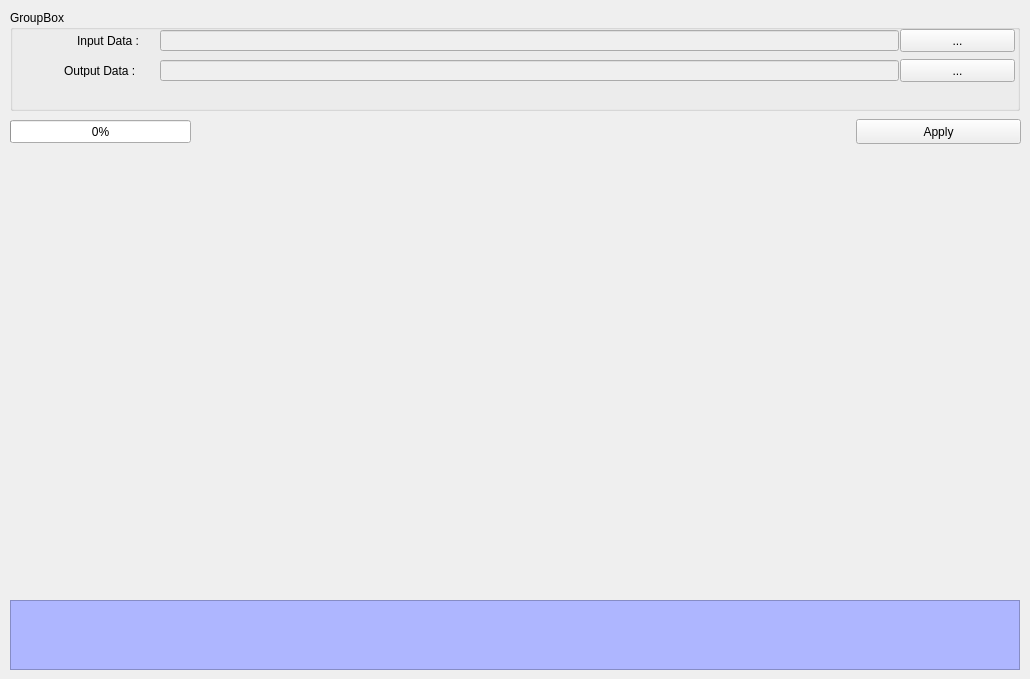
   <widget class="QWidget" name="tab_22">
    <attribute name="title">
     <string>Make ASC</string>
    </attribute>
    <widget class="QGroupBox" name="groupBox_26">
     <property name="geometry">
      <rect>
       <x>10</x>
       <y>10</y>
       <width>1010</width>
       <height>101</height>
      </rect>
     </property>
     <property name="title">
      <string>GroupBox</string>
     </property>
     <widget class="QLabel" name="label_68">
      <property name="geometry">
       <rect>
        <x>67</x>
        <y>25</y>
        <width>86</width>
        <height>12</height>
       </rect>
      </property>
      <property name="text">
       <string>Input Data :</string>
      </property>
     </widget>
     <widget class="QPushButton" name="btn_input_asc">
      <property name="geometry">
       <rect>
        <x>890</x>
        <y>19</y>
        <width>115</width>
        <height>23</height>
       </rect>
      </property>
      <property name="text">
       <string>...</string>
      </property>
     </widget>
     <widget class="QPushButton" name="btn_output_asc">
      <property name="geometry">
       <rect>
        <x>890</x>
        <y>49</y>
        <width>115</width>
        <height>23</height>
       </rect>
      </property>
      <property name="text">
       <string>...</string>
      </property>
     </widget>
     <widget class="QLabel" name="label_69">
      <property name="geometry">
       <rect>
        <x>54</x>
        <y>55</y>
        <width>96</width>
        <height>12</height>
       </rect>
      </property>
      <property name="text">
       <string>Output Data :</string>
      </property>
     </widget>
     <widget class="QLineEdit" name="txt_output_asc">
      <property name="enabled">
       <bool>false</bool>
      </property>
      <property name="geometry">
       <rect>
        <x>150</x>
        <y>50</y>
        <width>739</width>
        <height>21</height>
       </rect>
      </property>
     </widget>
     <widget class="QLineEdit" name="txt_input_asc">
      <property name="enabled">
       <bool>false</bool>
      </property>
      <property name="geometry">
       <rect>
        <x>150</x>
        <y>20</y>
        <width>739</width>
        <height>21</height>
       </rect>
      </property>
     </widget>
    </widget>
    <widget class="QTextEdit" name="textEdit_11">
     <property name="enabled">
      <bool>false</bool>
     </property>
     <property name="geometry">
      <rect>
       <x>10</x>
       <y>600</y>
       <width>1010</width>
       <height>70</height>
      </rect>
     </property>
     <property name="styleSheet">
      <string notr="true">background-color: rgb(174, 182, 255);
font: 75 10pt &quot;MS Shell Dlg 2&quot;;</string>
     </property>
    </widget>
    <widget class="QPushButton" name="btn_apply_ASC">
     <property name="geometry">
      <rect>
       <x>856</x>
       <y>119</y>
       <width>165</width>
       <height>25</height>
      </rect>
     </property>
     <property name="text">
      <string>Apply</string>
     </property>
    </widget>
    <widget class="QProgressBar" name="asc_progressBar_2">
     <property name="geometry">
      <rect>
       <x>10</x>
       <y>120</y>
       <width>181</width>
       <height>23</height>
      </rect>
     </property>
     <property name="value">
      <number>0</number>
     </property>
    </widget>
   </widget>
